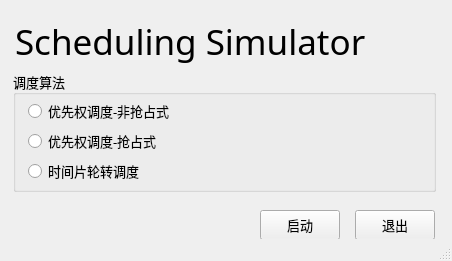
<?xml version="1.0" encoding="UTF-8"?>
<ui version="4.0">
 <class>StartWindow</class>
 <widget class="QMainWindow" name="StartWindow">
  <property name="geometry">
   <rect>
    <x>0</x>
    <y>0</y>
    <width>452</width>
    <height>261</height>
   </rect>
  </property>
  <property name="windowTitle">
   <string>StartWindow</string>
  </property>
  <widget class="QWidget" name="centralWidget">
   <widget class="QLabel" name="label_title">
    <property name="geometry">
     <rect>
      <x>15</x>
      <y>0</y>
      <width>421</width>
      <height>82</height>
     </rect>
    </property>
    <property name="font">
     <font>
      <family>Cascadia Code</family>
      <pointsize>26</pointsize>
      <weight>50</weight>
      <bold>false</bold>
     </font>
    </property>
    <property name="text">
     <string>Scheduling Simulator</string>
    </property>
   </widget>
   <widget class="QGroupBox" name="groupBox">
    <property name="geometry">
     <rect>
      <x>13</x>
      <y>71</y>
      <width>423</width>
      <height>121</height>
     </rect>
    </property>
    <property name="font">
     <font>
      <family>微软雅黑</family>
      <pointsize>10</pointsize>
     </font>
    </property>
    <property name="title">
     <string>调度算法</string>
    </property>
    <widget class="QRadioButton" name="radioButton_non">
     <property name="geometry">
      <rect>
       <x>15</x>
       <y>30</y>
       <width>149</width>
       <height>20</height>
      </rect>
     </property>
     <property name="text">
      <string>优先权调度-非抢占式</string>
     </property>
    </widget>
    <widget class="QRadioButton" name="radioButton_preemptive">
     <property name="geometry">
      <rect>
       <x>15</x>
       <y>60</y>
       <width>140</width>
       <height>20</height>
      </rect>
     </property>
     <property name="text">
      <string>优先权调度-抢占式</string>
     </property>
    </widget>
    <widget class="QRadioButton" name="radioButton_rr">
     <property name="geometry">
      <rect>
       <x>15</x>
       <y>90</y>
       <width>140</width>
       <height>20</height>
      </rect>
     </property>
     <property name="text">
      <string>时间片轮转调度</string>
     </property>
    </widget>
   </widget>
   <widget class="QPushButton" name="pushButton_start">
    <property name="geometry">
     <rect>
      <x>260</x>
      <y>210</y>
      <width>80</width>
      <height>30</height>
     </rect>
    </property>
    <property name="font">
     <font>
      <family>苹方-简</family>
      <pointsize>10</pointsize>
     </font>
    </property>
    <property name="text">
     <string>启动</string>
    </property>
   </widget>
   <widget class="QPushButton" name="pushButton_exit">
    <property name="geometry">
     <rect>
      <x>355</x>
      <y>210</y>
      <width>80</width>
      <height>30</height>
     </rect>
    </property>
    <property name="font">
     <font>
      <family>苹方-简</family>
      <pointsize>10</pointsize>
     </font>
    </property>
    <property name="text">
     <string>退出</string>
    </property>
   </widget>
   <widget class="QLabel" name="label_image">
    <property name="geometry">
     <rect>
      <x>180</x>
      <y>20</y>
      <width>320</width>
      <height>205</height>
     </rect>
    </property>
    <property name="styleSheet">
     <string notr="true">image: url(:/res/gallery.png);</string>
    </property>
    <property name="text">
     <string/>
    </property>
   </widget>
   <zorder>groupBox</zorder>
   <zorder>label_image</zorder>
   <zorder>label_title</zorder>
   <zorder>pushButton_start</zorder>
   <zorder>pushButton_exit</zorder>
  </widget>
  <widget class="QStatusBar" name="statusBar"/>
 </widget>
 <layoutdefault spacing="6" margin="11"/>
 <resources/>
 <connections/>
</ui>
